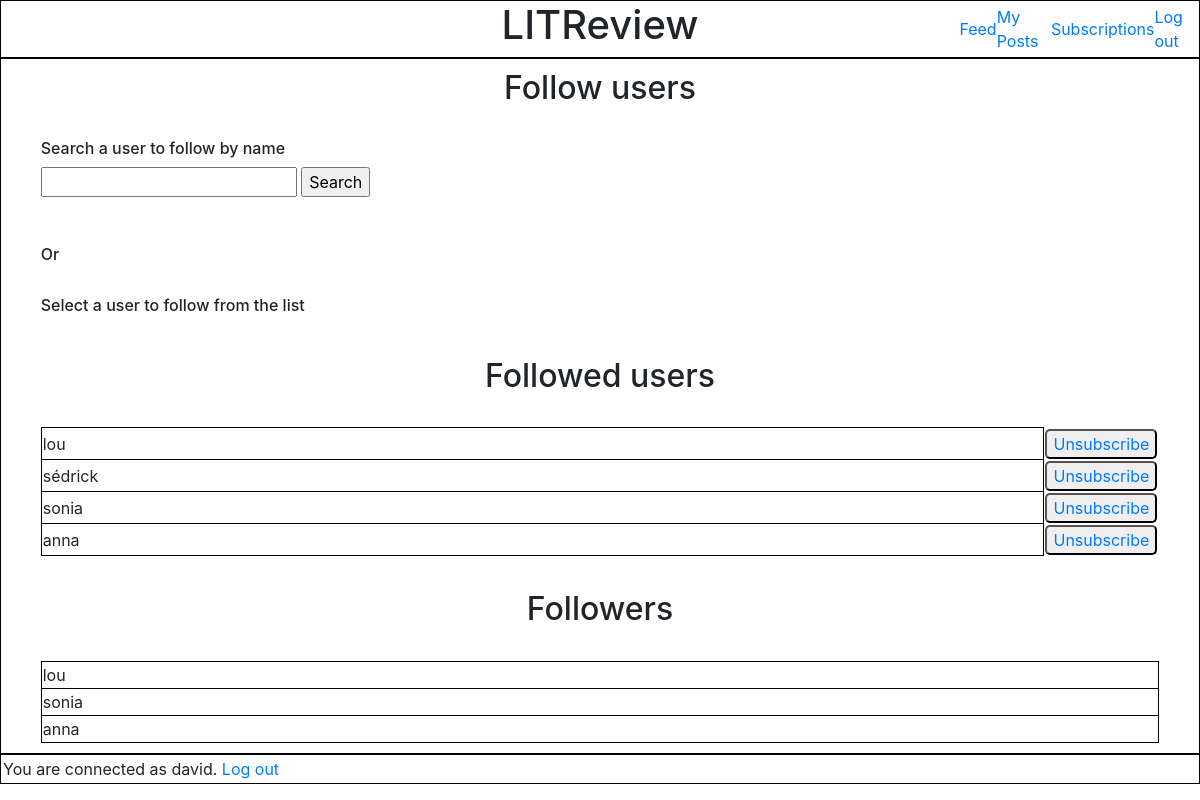
Before: /subscription_page/ (signed in) with the older database file.
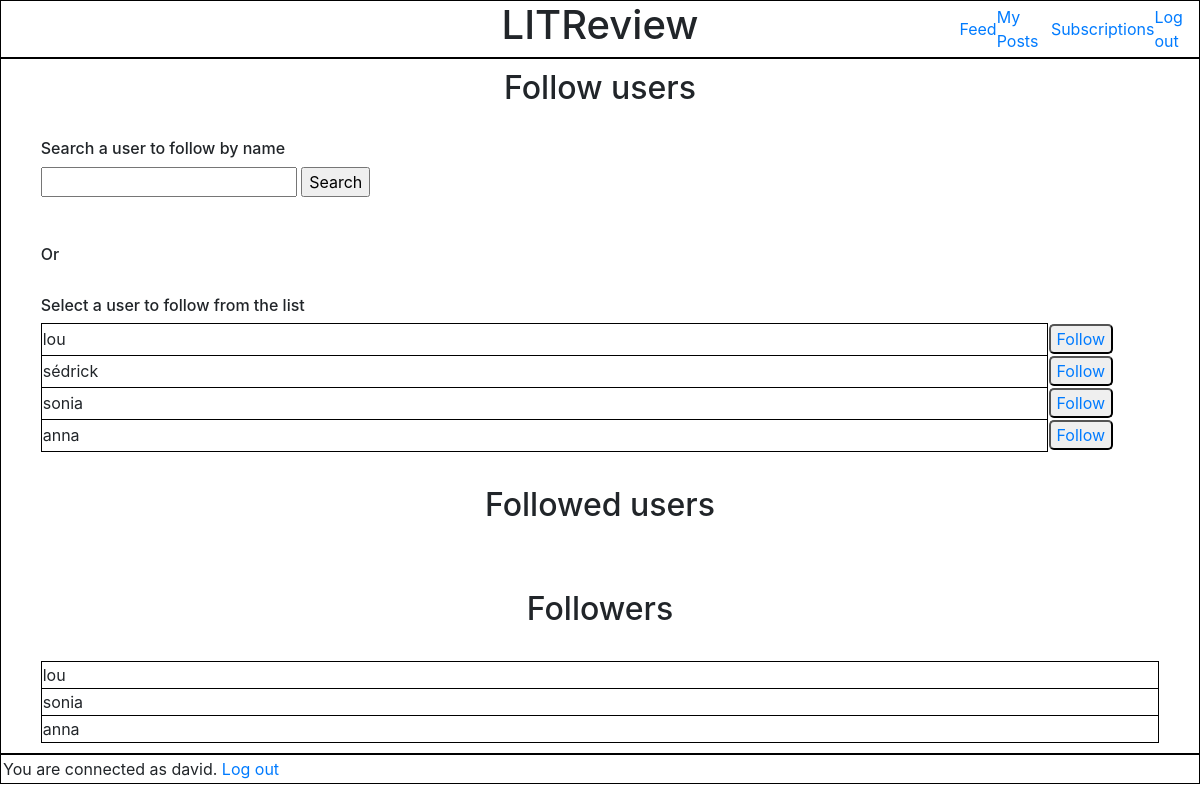
After: the same page with the newer database file.
### feedapp/models.py (models this page shows)
class UserFollows(models.Model):
    user = models.ForeignKey(to=settings.AUTH_USER_MODEL, on_delete=models.CASCADE)
    followed_user = models.ForeignKey(to=settings.AUTH_USER_MODEL, on_delete=models.CASCADE,
                                      related_name='followed_by')
    class Meta:
        unique_together = ('user', 'followed_user')
        constraints = [models.CheckConstraint(check=~models.Q(user=models.F('followed_user')), name='no_self_follow')]

### authentication/models.py (models this page shows)
class User(AbstractUser):
    username = models.CharField(max_length=20, unique=True)
    USERNAME_FIELD = 'username'

### feedapp/views.py (the view)
# urls.py: path('subscription_page/', follow_user, name='subscription_page'),
@login_required
def follow_user(request):
    followed_users = models.UserFollows.objects.filter(user=request.user)
    followers = models.UserFollows.objects.filter(followed_user=request.user)
    users_to_follow = authentication.models.User.objects.exclude(Q(id=request.user.id) |
                                                                 Q(id__in=followed_users.values('followed_user')))
    return render(request, 'feedapp/subscription_page.html', context={'followed_users': followed_users,
                                                                      'followers': followers,
                                                                      'users_to_follow': users_to_follow})

### feedapp/templates/feedapp/subscription_page.html (shortened to what this page needs)
{% extends 'base.html' %}
    {% block content %}
    <div class="main_content" id="main_content_subscription">
        <div class="follow_block" id="follow_users">
            <h2>Follow users</h2>
            <br>
            <h6>Search a user to follow by name</h6>
            <form action="{% url 'subscription_page_bis' %}" method="post">
                <input type="text" name="search">
                <input type="submit" name="submit" value="Search">
            </form>
            <br>
            <br>
            <h6>Or</h6>
            <br>
            <h6>Select a user to follow from the list</h6>
            <table>
                {% for user_to_follow in users_to_follow %}
                    <tr>
                        <td class="user">
                            {{ user_to_follow.username }}
                        </td>
                        <td>
                            <button type="submit">
                                <a href="{% url 'subscription' user_to_follow.id %}">Follow</a>
                            </button>
                        </td>
                    </tr>
                {% endfor %}
            </table>
        </div>
        <br>
        <div class="follow_block" id="followed_users">
            <h2>Followed users</h2>
            <br>
            <table>
                {% for user_followed in followed_users %}
                    <tr>
                        <td class="user">{{ user_followed.followed_user.username }}</td>
                        <td>
                            <button type="submit">
                                <a href="{% url 'unsubscription_page' user_followed.followed_user.id %}">Unsubscribe</a>
                            </button>
                        </td>
                    </tr>
                {% endfor %}
            </table>
        </div>
        <br>
        <div class="follow_block" id="followers">
            <h2>Followers</h2>
            <br>
            <table>
                {% for follower in followers %}
                <tr>
                    <td class="user">{{ follower.user.username }}</td>
                </tr>
                {% endfor %}
            </table>
        </div>
    </div>
    {% endblock content %}

Changed rows visible on the page:
removed UserFollows: followed_user.username "lou", shown under "Followed users"
removed UserFollows: followed_user.username "sédrick", shown under "Followed users"
removed UserFollows: followed_user.username "sonia", shown under "Followed users"
removed UserFollows: followed_user.username "anna", shown under "Followed users"
now on this page (row unchanged): User: username "lou"
now on this page (row unchanged): User: username "sédrick"
now on this page (row unchanged): User: username "sonia"
now on this page (row unchanged): User: username "anna"
